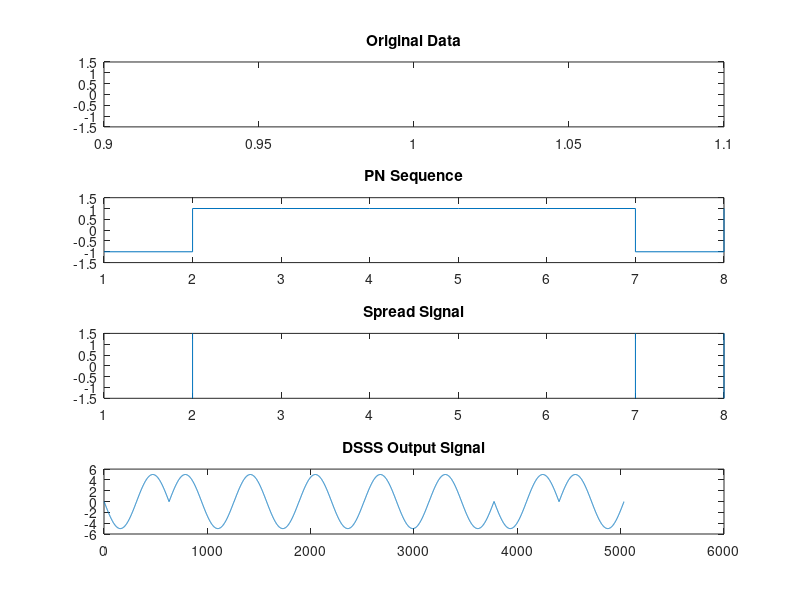

Source code (MATLAB):
clc; clear; close all;
% ---- 1 Input Data ----
data = input("Enter data bits [1 0 1 0 1 1 0]: ");
data(data==0) = -1;           
SF = 8;                         
spread_data = repelem(data, SF);
% ---- 2 PN Sequence ----
pn = randi([0 1], 1, length(spread_data));
pn(pn==0) = -1;
% ---- 3 Spread Signal ----
spread_sig = spread_data .* pn;
% ---- 4 DSSS Modulated Signal ----
t = 0:0.01:2*pi;carrier = sin(t);
dsss = kron(spread_sig, carrier);   
% ---- 5 PLOTS ----
figure;
subplot(4,1,1); stairs(data); title("Original Data"); ylim([-1.5 1.5]);
subplot(4,1,2); stairs(pn); title("PN Sequence"); ylim([-1.5 1.5]);
subplot(4,1,3); stairs(spread_sig); title("Spread Signal"); ylim([-1.5 1.5]);
subplot(4,1,4); plot(dsss); title("DSSS Output Signal");
